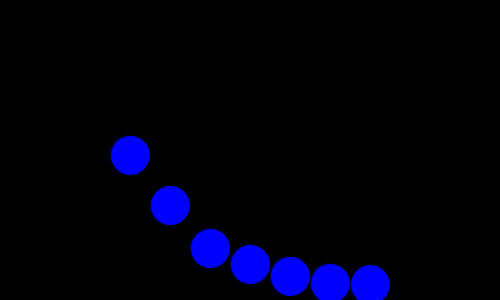
Frame 1 (no input)
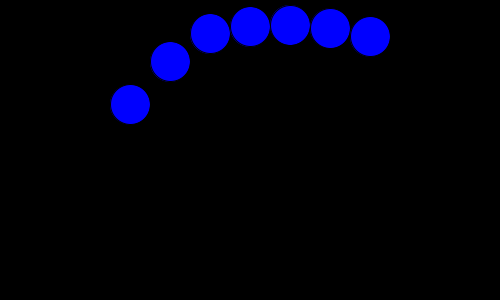
Frame 60 (the mouse pressed at the canvas centre just before this capture)
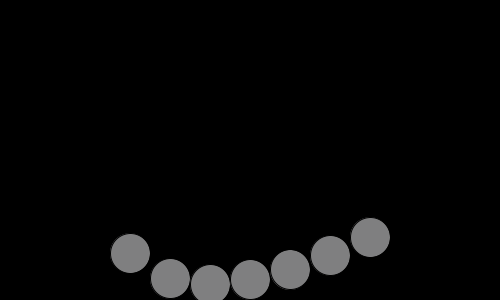
Frame 120 (the mouse held since frame 60 and released just before this capture)

The Processing sketch that drew these frames (run headless with seeded random() and noise(); from frame 60 on, the mouse is pressed at the canvas centre):

// Processing sketch: yulin
// ── yulin.pde
float angle =0.0;
float offset = -30;
float scalar =130;
float speed =0.06;
int radius =40;
float y =radius;


void setup() {
  size(500, 300);
  smooth();
}


void draw() {
  translate(50, 185);
  background(0);
  int r = int(map(mouseX, 0, width, 0, 255));
  int g = int(map(mouseY, 0, height, 0, 255));
  fill(r, g, 255-r);
  float y1 =offset +sin(angle)*scalar;
  float y2 =offset +sin(angle+0.4)*scalar;
  float y3 =offset +sin(angle+0.8)*scalar;
  float y4 =offset +sin(angle+1.0)*scalar;
  float y5 =offset +sin(angle+1.2)*scalar;
  float y6 =offset +sin(angle+1.4)*scalar;
  float y7 =offset +sin(angle+1.6)*scalar;
  ellipse(80, y1, 40, 40);
  ellipse(120, y2, 40, 40);
  ellipse(160, y3, 40, 40);
  ellipse(200, y4, 40, 40);
  ellipse(240, y5, 40, 40);
  ellipse(280, y6, 40, 40);
  ellipse(320, y7, 40, 40);
  angle +=speed;
}
